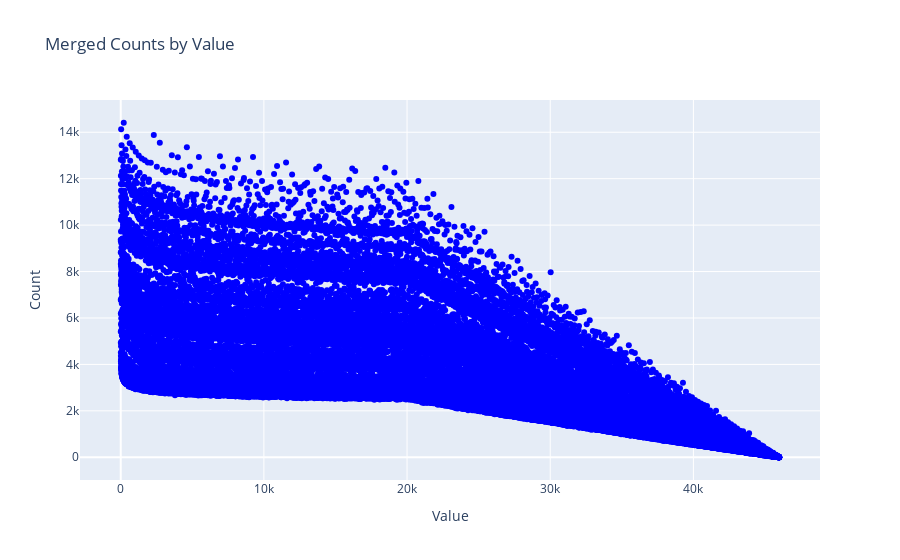
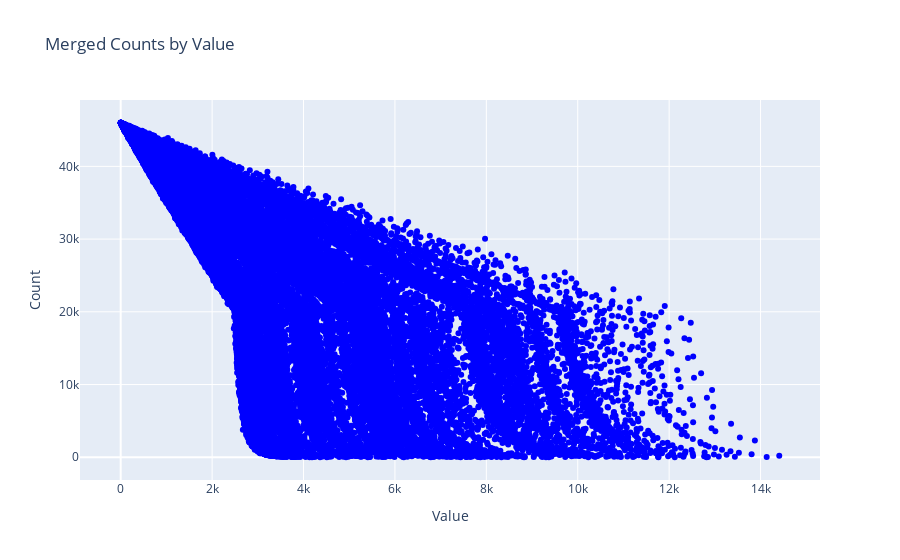

Write notebook code for charts like these, in order.
### Code cell
import pandas as pd
import os
import plotly.graph_objects as go

merged_df=pd.read_csv("merged_output.csv")

fig = go.Figure()

# Add a bar trace
fig.add_trace(go.Scatter(
    x=merged_df['Value'],
    y=merged_df['Count'],
    mode='markers',
    name='Count',
    marker=dict(color='blue')
))
# Update layout
fig.update_layout(
    title='Merged Counts by Value',
    xaxis_title='Value',
    yaxis_title='Count',
    bargap=0.2  # gap between bars of adjacent location coordinates
)

# Show the plot
fig.show()
fig = go.Figure()

# Add a bar trace
fig.add_trace(go.Scatter(
    x=merged_df['Count'],
    y=merged_df['Value'],
    mode='markers',
    name='Count',
    marker=dict(color='blue')
))
# Update layout
fig.update_layout(
    title='Merged Counts by Value',
    xaxis_title='Value',
    yaxis_title='Count',
    bargap=0.2  # gap between bars of adjacent location coordinates
)

# Show the plot
fig.show()

### Figure 1 — Plotly figure (JSON) as saved in the notebook; plotly's stock layout.template omitted (floating-point values rounded to 4 significant figures; data arrays with more than 128 entries replaced by an {"elided": "..."} marker saying what was removed)
{"data": [{"marker": {"color": "blue"}, "mode": "markers", "name": "Count", "type": "scatter", "x": {"elided": "45993 int values"}, "y": {"elided": "45993 int values"}}], "layout": {"bargap": 0.2, "title": {"text": "Merged Counts by Value"}, "xaxis": {"title": {"text": "Value"}}, "yaxis": {"title": {"text": "Count"}}}}

### Figure 2 — Plotly figure (JSON) as saved in the notebook; plotly's stock layout.template omitted (floating-point values rounded to 4 significant figures; data arrays with more than 128 entries replaced by an {"elided": "..."} marker saying what was removed)
{"data": [{"marker": {"color": "blue"}, "mode": "markers", "name": "Count", "type": "scatter", "x": {"elided": "45993 int values"}, "y": {"elided": "45993 int values"}}], "layout": {"bargap": 0.2, "title": {"text": "Merged Counts by Value"}, "xaxis": {"title": {"text": "Value"}}, "yaxis": {"title": {"text": "Count"}}}}
